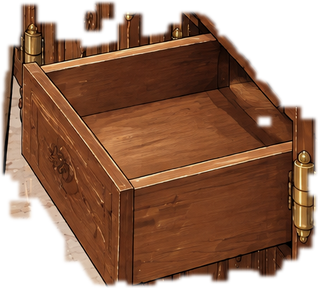
#> input picture assets/gfx/cutouts/st_w2_lowdrawer_open.png, 318 x 288 px
$ python grade_dark.py ../../assets/gfx/cutouts/st_w2_lowdrawer_open.png out.png
#> lines starting #> are read from the running program, lines starting #| are printed output that depends on the picture
#!/usr/bin/env python3
"""Затемнить кадры «до появления» Кухтулху одинаковой цветокоррекцией (решение автора 12.10.2026:
кадры светлеют только после её полного появления, `SEQ.come_out`).

  python tools/assets/grade_dark.py ВХОД.png ВЫХОД.png [--offset X,Y] [--k 0.32]

Один и тот же расчёт для основы и для её слоёв, поэтому слой после коррекции ложится на
затемнённую основу без шва. Для слоя (RGBA) --offset — его левый верхний угол в кадре
(из cutouts.json): виньетка считается по координатам кадра 1920×1080, а не слоя. Альфа не меняется.

Коррекция: в линейном свете яркость умножается на --k, светлые места (лампы, блики) защищены —
чем ярче пиксель, тем меньше его гасят; тени холодеют (меньше красного, больше синего);
по краям кадра виньетка. --no-protect — без защиты светлого: для оверлея юбки
(ov_skirt_dark), где светлая ткань не лампа и должна погаснуть вместе с кадром.
"""
import argparse

import numpy as np
from PIL import Image

W, H = 1920, 1080


def grade(rgb, ox, oy, k, keep_lights=True):
    s = rgb / 255.0
    lin = s ** 2.2
    lum = 0.2126 * s[..., 0] + 0.7152 * s[..., 1] + 0.0722 * s[..., 2]
    t = np.clip((lum - 0.55) / 0.40, 0, 1)
    protect = t * t * (3 - 2 * t) if keep_lights else np.zeros_like(t)
    f = k + (1 - k) * 0.85 * protect
    out = lin * f[..., None]
    cool = 1 - protect
    out[..., 0] *= 1 - 0.18 * cool
    out[..., 2] *= 1 + 0.12 * cool
    h, w = lum.shape
    yy, xx = np.mgrid[oy:oy + h, ox:ox + w]
    r2 = ((xx - W / 2) / (W / 2)) ** 2 + ((yy - H / 2) / (H / 2)) ** 2
    out *= np.clip(1 - 0.30 * r2, 0.45, 1)[..., None]
    return (np.clip(out, 0, 1) ** (1 / 2.2) * 255 + 0.5).astype(np.uint8)


def main(argv=None):
    ap = argparse.ArgumentParser()
    ap.add_argument("src")
    ap.add_argument("dst")
    ap.add_argument("--offset", default="0,0")
    ap.add_argument("--k", type=float, default=0.32)
    ap.add_argument("--no-protect", action="store_true",
                    help="не беречь светлое: для ткани юбки, которая светлая сама по себе, а не лампа")
    a = ap.parse_args(argv)
    ox, oy = map(int, a.offset.split(","))
    im = Image.open(a.src)
#> im is the input picture: PIL image 318x288 RGBA; mean R, G, B, A 121.8, 75.5, 48.1, 186.9
    rgba = im.mode == "RGBA"
#> rgba = True
    arr = np.asarray(im.convert("RGBA" if rgba else "RGB")).astype(float)
    out = grade(arr[..., :3], ox, oy, a.k, keep_lights=not a.no_protect)
#> in grade, `s = rgb / 255.0`:
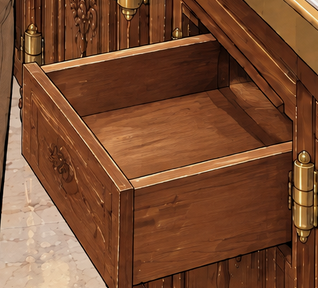
#> s: shape (288, 318, 3) float64; mean of channels 0, 1, 2 0.478, 0.296, 0.189; drawn as R, G, B
#> in grade, `lum = 0.2126 * s[..., 0] + 0.7152 * s[..., 1] + 0.0722 * s[..., 2]`:
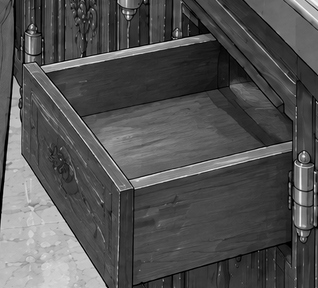
#> lum: shape (288, 318) float64; min 0, max 0.966, mean 0.327
#> in grade, `t = np.clip((lum - 0.55) / 0.40, 0, 1)`:
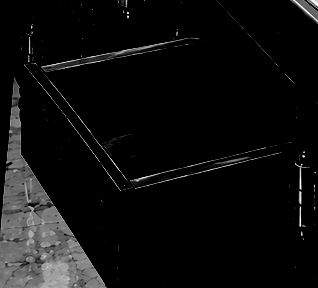
#> t: shape (288, 318) float64; min 0, max 1, mean 0.0547
#> in grade, `f = k + (1 - k) * 0.85 * protect`:
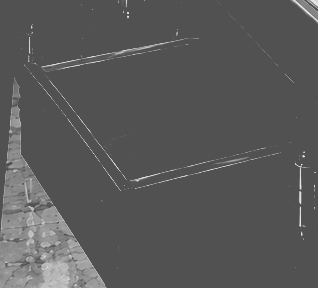
#> f: shape (288, 318) float64; min 0.32, max 0.898, mean 0.35
#> in grade, `cool = 1 - protect`:
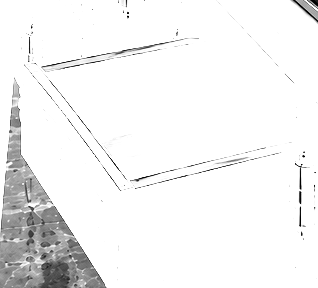
#> cool: shape (288, 318) float64; min 0, max 1, mean 0.949
#> in grade, `return (np.clip(out, 0, 1) ** (1 / 2.2) * 255 + 0.5).astype(np.uint8)`:
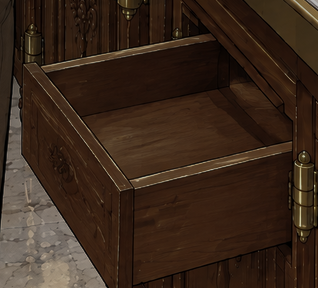
#> returned value: shape (288, 318, 3); mean of channels 0, 1, 2 57.1, 39.2, 26.7; drawn as R, G, B
    if rgba:
        out = np.dstack([out, arr[..., 3].astype(np.uint8)])
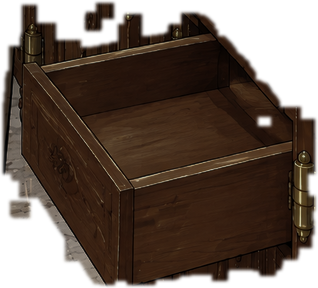
#> out: shape (288, 318, 4); mean R, G, B, A 57.1, 39.2, 26.7, 186.9; transparent parts drawn white
    Image.fromarray(out, "RGBA" if rgba else "RGB").save(a.dst)
    if not rgba:
        print(f"{a.dst}: средняя яркость {np.asarray(Image.fromarray(out).convert('L')).mean() / 2.55:.1f} %")


if __name__ == "__main__":
    main()
